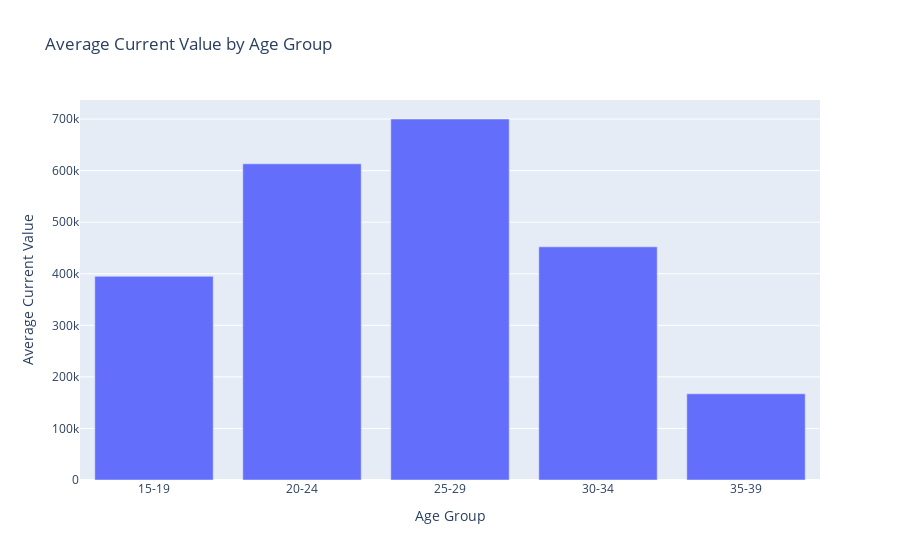

Notebook cell for this chart:
### Markdown cell above
## Insights from the Average Current Value by Age Group Chart

1. **Peak Market Value in Mid-20s to Late-20s**:
   - The **25-29** age group has the highest average current value, suggesting that players in this age range are at their peak market value. This could be due to a combination of experience, physical prime, and performance consistency.

2. **Decline in Value for Older Age Groups**:
   - There is a noticeable decline in average current value for players in the **30-34** and **35-39** age groups. This decrease likely reflects the impact of aging on athletic performance, reduced playtime, or fewer appearances in competitive matches.

3. **Early Career Value**:
   - The **20-24** age group shows a significant current value, indicating that young players who show promise and early success can command high market values, though typically lower than players in their mid-20s.

This pattern underscores a trend where players’ market values rise through their early to mid-careers, peak around their late 20s, and gradually decline as they approach their 30s.

### Code cell
# Group the data by 'age_group' and calculate the average 'current_value' for each group
age_group_avg_current_value = ftblh_df.groupby('age_group')['current_value'].mean()

# Create a bar chart with Plotly for average current value by age group
fig = px.bar(
    age_group_avg_current_value,
    x=age_group_avg_current_value.index,
    y='current_value',
    labels={'current_value': 'Average Current Value', 'age_group': 'Age Group'},
    title="Average Current Value by Age Group"
)

# Update layout for better readability
fig.update_layout(xaxis_title="Age Group", yaxis_title="Average Current Value")
fig.show()

### Figure 1 — Plotly figure (JSON) as saved in the notebook; plotly's stock layout.template omitted (floating-point values rounded to 4 significant figures)
{"data": [{"alignmentgroup": "True", "hovertemplate": "Age Group=%{x}<br>Average Current Value=%{y}<extra></extra>", "legendgroup": "", "marker": {"color": "#636efa", "pattern": {"shape": ""}}, "name": "", "offsetgroup": "", "orientation": "v", "showlegend": false, "textposition": "auto", "type": "bar", "x": ["15-19", "20-24", "25-29", "30-34", "35-39"], "xaxis": "x", "y": [395000.0, 613200.0, 700200.0, 452200, 167200.0], "yaxis": "y"}], "layout": {"barmode": "relative", "legend": {"tracegroupgap": 0}, "title": {"text": "Average Current Value by Age Group"}, "xaxis": {"anchor": "y", "domain": [0, 1], "title": {"text": "Age Group"}}, "yaxis": {"anchor": "x", "domain": [0, 1], "title": {"text": "Average Current Value"}}}}
